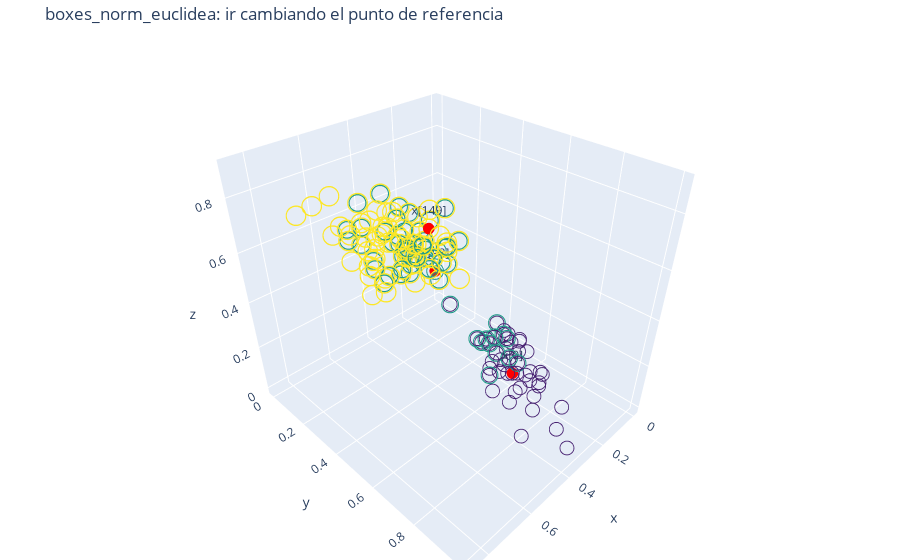

The code cell stored with this chart in its notebook:
### Code cell
# 1. naive clustering: boxes
n_groups=3
fig = cluster_pipeline(X, D[norma_i], naive_boxes, results_path, fig_path, 
                    plot_dims, 'boxes_norm_%s'%normas[norma_i], n_groups=n_groups)
fig.show()
